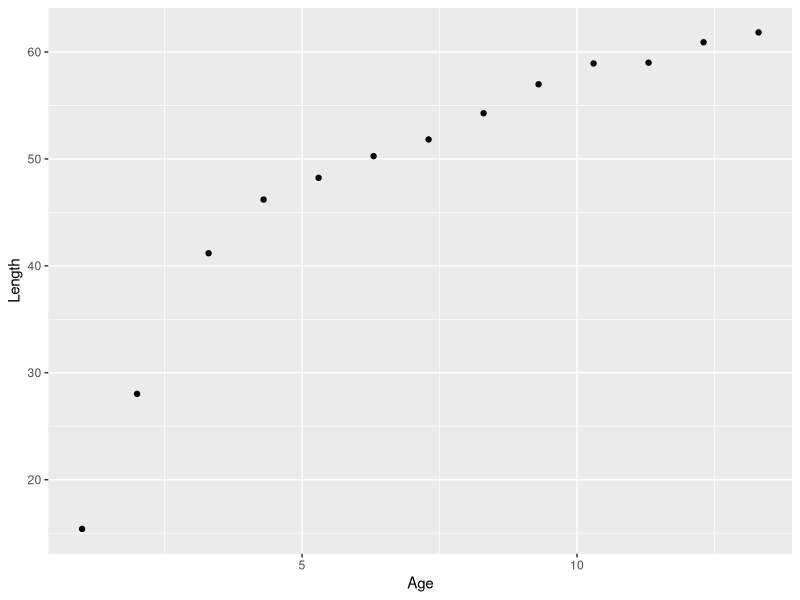
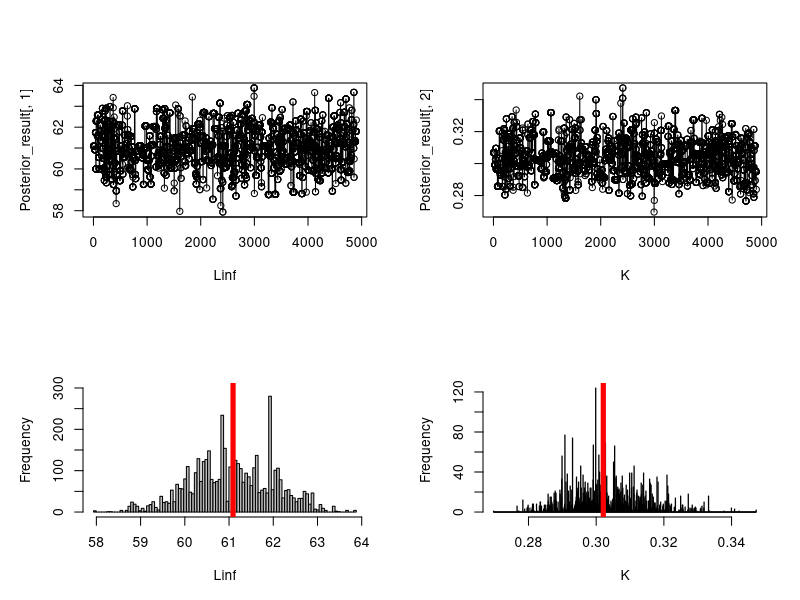

Recreate these plots in R, in order.
## ---- chunk 1
library(knitr)
library(ggplot2)

Age = c(1,2,3.3,4.3,5.3,6.3,7.3,8.3,9.3,10.3,11.3,12.3,13.3)
Length = c(15.4,28.03,41.18,46.2,48.23,50.26,51.82,54.27,56.98,58.93,59,60.91,61.83)

data = cbind(Age, Length)

kable(data, col.names = c("Age (year)", "Female mean length (cm)"))
## ---- chunk 2
dataset = data.frame(Age, Length) # combine the data
colnames(dataset) <- c("Age", "Length") # rename the columns for plotting
ggplot(dataset, aes(x = Age, y = Length)) +
    geom_point()
## ---- chunk 3
VBGF <-function(x, Linf, K){
    y = Linf * (1 - exp(- K * (x - 0)))
    return(y)
}


lognormal_like = function(Linf, K){
  
  Like = numeric(length(Length))
  neg_likelihood = numeric(length(Length))
  ypred = VBGF(Age, Linf, K)
  Dev2 =(log(Length) - log(ypred)) ^ 2
  sigma = 0.032
  
  for (i in 1:length(Length)){
    Like[i] = (1 / (Age[i] * sqrt(2 * pi) * sigma)) * exp(-Dev2[i] / (2 * sigma ^ 2))
    neg_likelihood[i] = -log(Like[i])
  }
  
  totoal_Like = exp(-sum(neg_likelihood))
  
  Outs <- NULL
  Outs$totoal_Like <- totoal_Like
  Outs$neg_likelihood <- sum(neg_likelihood)
  Outs$ypred <- ypred
  Outs$Linf <- Linf
  Outs$K <- K
  
  return(Outs) # But actually, I will only use "Outs$neg_likelihood".
}
## ---- chunk 4

DoMCMC<-function(Xinit, Ndim, Nsim = 1000, Nburn = 0, Nthin = 1)
  {  
  # jump function steps
  Linf_jump_max = 100
  Linf_jump_min = -100
  K_jump_max = 0.05
  K_jump_min = -0.05
  
  Xcurr <- Xinit
  Fcurr <- -1 * lognormal_like(Linf = Xcurr[1], K = Xcurr[2])$neg_likelihood
  Outs2 <- matrix(-9999, nrow = (Nsim - Nburn), ncol = (Ndim + 1))
  Ipnt <- 0; Icnt <- 0
  
  
  for(Isim in 1:Nsim)
    { 
    # jump function
    Xnext = NULL
        
    repeat{ # Linf prior: Linf ~ U [40, 100]
      Xnext[1] = Xcurr[1] + runif(1, 0, 1) * (Linf_jump_max - Linf_jump_min) + Linf_jump_min
      if(100>=Xnext[1] && Xnext[1]>=40){
        break
        }
    }
    
    repeat{ # K prior: K ~ U [0.1, 0.6]
      Xnext[2] = Xcurr[2] + runif(1, 0, 1) * (K_jump_max - K_jump_min) + K_jump_min
      if(0.6>=Xnext[2] && Xnext[2]>=0.1){
        break
        }
    }
    

    # evaluate the ratio
    Fnext <- -1 * lognormal_like(Linf = Xnext[1], K = Xnext[2])$neg_likelihood
     Rand1 <- log(runif(1,0,1))

     if (Fnext > Fcurr+Rand1)
       {Fcurr <- Fnext; Xcurr <- Xnext }  

    # thinning and burn in 
    if(Isim %% Nthin == 0){  # thinning
      Ipnt <- Ipnt + 1
      if (Ipnt > Nburn){ # burn in
        Icnt <- Icnt + 1
        Outs2[Icnt, ] <- c(Xcurr, Fcurr)
        }
      }

  }

  
  return(Outs2[1:Icnt,])
}

## ---- chunk 5
Posterior_result <- DoMCMC(Xinit = c(100, 0.1), Ndim = 2, Nsim = 50000, Nburn = 100, Nthin = 10)
colnames(Posterior_result) <- c("Linf", "K", "neg_likelihood")
head(Posterior_result)

par(mfrow=c(2,2),mar=c(5,5,5,2))

plot(Posterior_result[,1],main="",xlab="Linf",type="o")
plot(Posterior_result[,2],main="",xlab="K",type="o")

hist(Posterior_result[,1],
     main="",
     xlab="Linf",
     col="gray", 
     breaks = seq(min(Posterior_result[,1]), max(Posterior_result[,1]), length.out = 100))
abline(v=median(Posterior_result[,1]), col ="red", lwd = 5)

hist(Posterior_result[,2],
     main="",
     xlab="K",
     col="gray",
     breaks = seq(min(Posterior_result[,2]), max(Posterior_result[,2]), length.out = 1000))
abline(v=median(Posterior_result[,2]), col ="red", lwd = 5)

print(paste("Median of Linf = ",round(median(Posterior_result[,1]),4),sep=""))
print(paste("Median of K = ",round(median(Posterior_result[,2]),4),sep=""))
